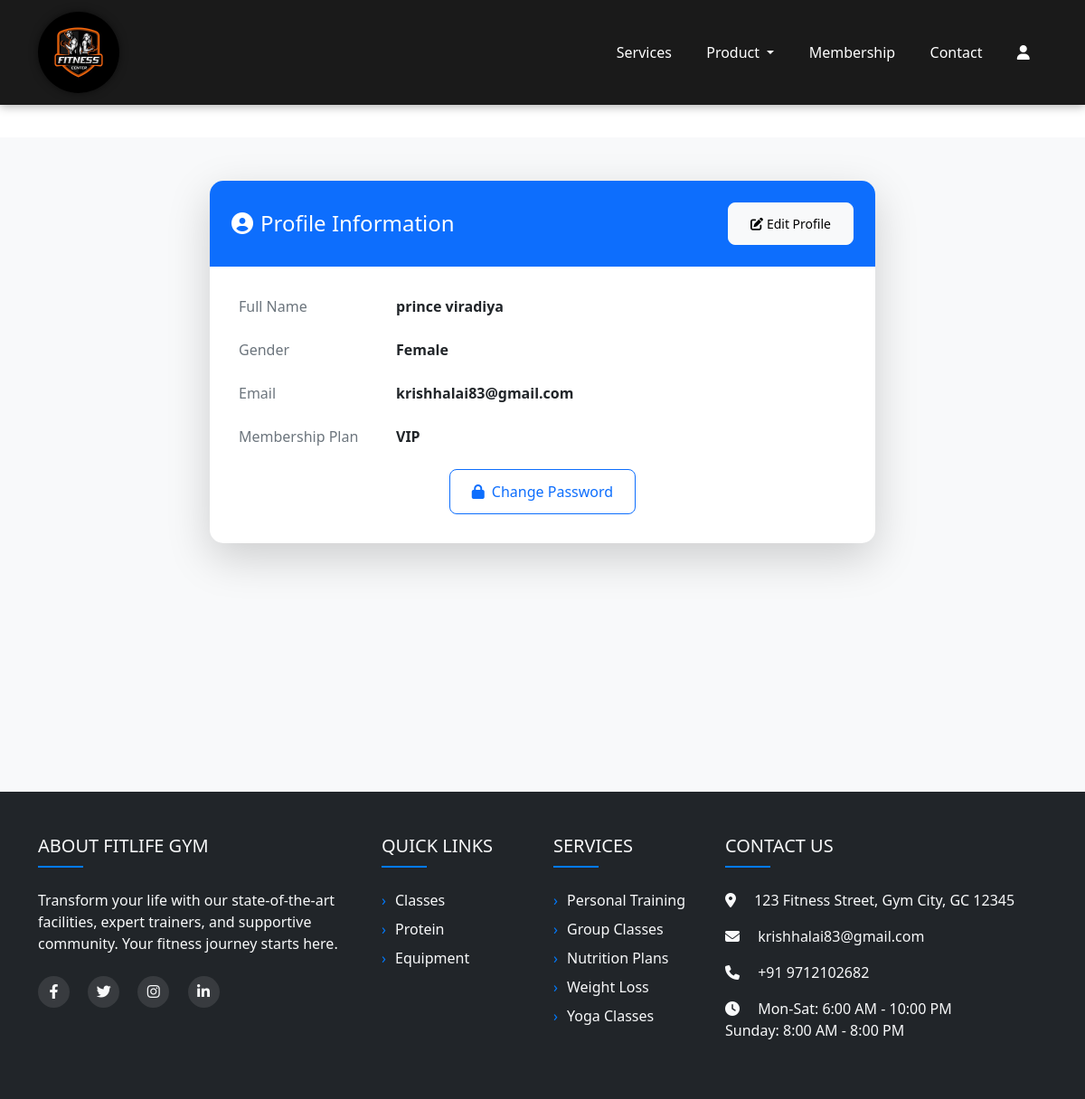
Page /user/profile.php (signed in) on the committed database.
### tables this page shows
CREATE TABLE `users` (
  `id` int NOT NULL,
  `fullname` varchar(100) NOT NULL,
  `email` varchar(100) NOT NULL,
  `gender` enum('male','female','other') NOT NULL,
  `password` varchar(255) NOT NULL,
  `created_at` datetime NOT NULL DEFAULT CURRENT_TIMESTAMP,
  `status` enum('active','inactive') DEFAULT 'inactive',
  `verification_token` varchar(255) DEFAULT NULL,
  `otp` varchar(255) DEFAULT NULL,
  `otp_expiry` datetime DEFAULT NULL,
  `membership_plan` enum('no plan','Basic','Premium','VIP') NOT NULL DEFAULT 'no plan'
);

### user/profile.php (the view, shortened to what this page needs)
<?php
$conn = new mysqli("localhost", "root", "", "krish");
$userId = $_SESSION['user_id'];
$stmt = $conn->prepare("SELECT * FROM users WHERE id = ?");
$stmt->bind_param("i", $userId);
$stmt->execute();
$result = $stmt->get_result();
$user = $result->fetch_assoc();
include 'masterpage/header.php';
?>
<div class="profile-container py-5">
    <div class="container">
        <div class="row justify-content-center">
            <div class="col-md-8">
                <div class="card shadow-lg">
                    <div class="card-header bg-primary text-white d-flex justify-content-between align-items-center">
                        <h4 class="mb-0"><i class="fas fa-user-circle me-2"></i>Profile Information</h4>
                        <button class="btn btn-light btn-sm" onclick="toggleEditMode()">
                            <i class="fas fa-edit me-1"></i>Edit Profile
                        </button>
                    </div>
                    <div class="card-body">
                        <div id="profile-view">
                            <div class="row mb-4">
                                <div class="col-sm-3">
                                    <p class="mb-0 text-muted">Full Name</p>
                                </div>
                                <div class="col-sm-9">
                                    <p class="mb-0 fw-bold"><?php echo htmlspecialchars($user['fullname']); ?></p>
                                </div>
                            </div>
                            <div class="row mb-4">
                                <div class="col-sm-3">
                                    <p class="mb-0 text-muted">Gender</p>
                                </div>
                                <div class="col-sm-9">
                                    <p class="mb-0 fw-bold"><?php echo ucfirst(htmlspecialchars($user['gender'])); ?></p>
                                </div>
                            </div>
                            <div class="row mb-4">
                                <div class="col-sm-3">
                                    <p class="mb-0 text-muted">Email</p>
                                </div>
                                <div class="col-sm-9">
                                    <p class="mb-0 fw-bold"><?php echo htmlspecialchars($user['email']); ?></p>
                                </div>
                            </div>
                            <div class="row mb-4">
                                <div class="col-sm-3">
                                    <p class="mb-0 text-muted">Membership Plan</p>
                                </div>
                                <div class="col-sm-9">
                                    <p class="mb-0 fw-bold"><?php echo htmlspecialchars($user['membership_plan']); ?></p>
                                </div>
                            </div>
                            <div class="text-center mt-4">
                                <button class="btn btn-outline-primary" onclick="showChangePassword()">
                                    <i class="fas fa-lock me-2"></i>Change Password
                                </button>
                            </div>
                        </div>
                    </div>
                </div>
            </div>
        </div>
    </div>
</div>
<?php include 'masterpage/footer.php'; ?>

### user/masterpage/header.php (style rules this page uses)
body { padding-top: 76px; margin: 0; }

### user/profile.php (style rules this page uses)
.profile-container { background-color: #f8f9fa; min-height: calc(100vh - 76px); margin-top: 76px; }
.card { border: none; border-radius: 15px; overflow: hidden; transition: all 0.3s ease; }
.card-header { border-bottom: none; padding: 1.5rem; }
.card-body { padding: 2rem; }
.btn { padding: 0.75rem 1.5rem; font-weight: 500; border-radius: 8px; transition: all 0.3s ease; }

### user/masterpage/footer.php (style rules this page uses)
.fas, .fab { transition: all 0.3s ease; }

### rows in the picture
users: fullname "prince viradiya", gender "Female", email "krishhalai83@gmail.com", membership_plan "VIP"
